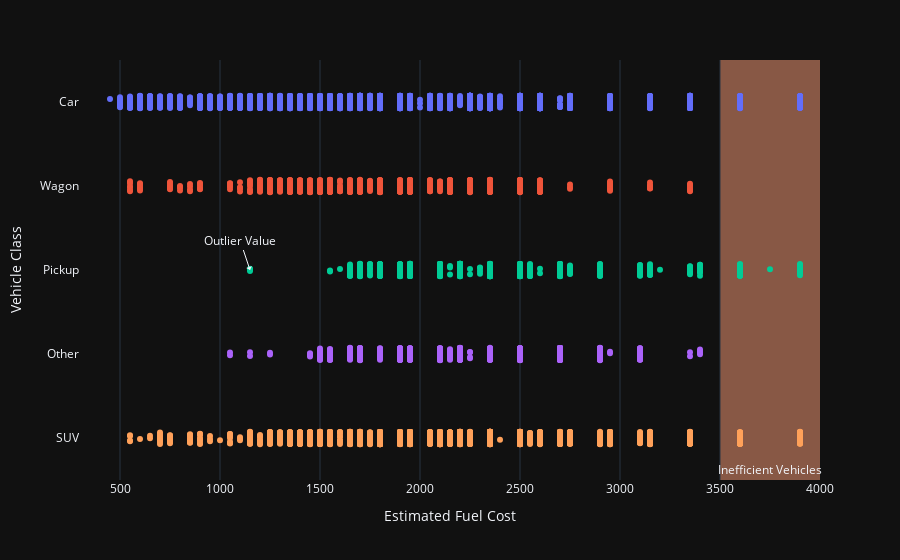

Source (notebook cell):
### Code cell
fig=px.strip(df,x="fuelCost08",y="class_summary",color="class_summary",range_x=[300,4000])
fig.update_layout(showlegend=False)
fig.update_yaxes(title="Vehicle Class")
fig.update_xaxes(title="Estimated Fuel Cost")
fig.add_annotation(x=1150,y="Pickup",text="Outlier Value",showarrow=True,arrowhead=1)
fig.add_vrect(x0=3500,x1=4000,fillcolor="LightSalmon",
              opacity=0.5,layer="below",line_width=0,
              annotation_text="Inefficient Vehicles",
              annotation_position="bottom",
              )
fig.show()
fig.write_image("customization_example_plotly.svg")

### Figure 1 — Plotly figure (JSON) as saved in the notebook; plotly's stock layout.template omitted (floating-point values rounded to 4 significant figures; data arrays with more than 128 entries replaced by an {"elided": "..."} marker saying what was removed)
{"data": [{"alignmentgroup": "True", "boxpoints": "all", "fillcolor": "rgba(255,255,255,0)", "hoveron": "points", "hovertemplate": "class_summary=%{y}<br>fuelCost08=%{x}<extra></extra>", "legendgroup": "Car", "line": {"color": "rgba(255,255,255,0)"}, "marker": {"color": "#636efa"}, "name": "Car", "offsetgroup": "Car", "orientation": "h", "pointpos": 0, "showlegend": true, "x": {"elided": "13033 int values"}, "x0": " ", "xaxis": "x", "y": {"elided": "13033 str values"}, "y0": " ", "yaxis": "y", "type": "box"}, {"alignmentgroup": "True", "boxpoints": "all", "fillcolor": "rgba(255,255,255,0)", "hoveron": "points", "hovertemplate": "class_summary=%{y}<br>fuelCost08=%{x}<extra></extra>", "legendgroup": "Wagon", "line": {"color": "rgba(255,255,255,0)"}, "marker": {"color": "#EF553B"}, "name": "Wagon", "offsetgroup": "Wagon", "orientation": "h", "pointpos": 0, "showlegend": true, "x": {"elided": "1350 int values"}, "x0": " ", "xaxis": "x", "y": {"elided": "1350 str values"}, "y0": " ", "yaxis": "y", "type": "box"}, {"alignmentgroup": "True", "boxpoints": "all", "fillcolor": "rgba(255,255,255,0)", "hoveron": "points", "hovertemplate": "class_summary=%{y}<br>fuelCost08=%{x}<extra></extra>", "legendgroup": "Pickup", "line": {"color": "rgba(255,255,255,0)"}, "marker": {"color": "#00cc96"}, "name": "Pickup", "offsetgroup": "Pickup", "orientation": "h", "pointpos": 0, "showlegend": true, "x": {"elided": "2463 int values"}, "x0": " ", "xaxis": "x", "y": {"elided": "2463 str values"}, "y0": " ", "yaxis": "y", "type": "box"}, {"alignmentgroup": "True", "boxpoints": "all", "fillcolor": "rgba(255,255,255,0)", "hoveron": "points", "hovertemplate": "class_summary=%{y}<br>fuelCost08=%{x}<extra></extra>", "legendgroup": "Other", "line": {"color": "rgba(255,255,255,0)"}, "marker": {"color": "#ab63fa"}, "name": "Other", "offsetgroup": "Other", "orientation": "h", "pointpos": 0, "showlegend": true, "x": {"elided": "1110 int values"}, "x0": " ", "xaxis": "x", "y": {"elided": "1110 str values"}, "y0": " ", "yaxis": "y", "type": "box"}, {"alignmentgroup": "True", "boxpoints": "all", "fillcolor": "rgba(255,255,255,0)", "hoveron": "points", "hovertemplate": "class_summary=%{y}<br>fuelCost08=%{x}<extra></extra>", "legendgroup": "SUV", "line": {"color": "rgba(255,255,255,0)"}, "marker": {"color": "#FFA15A"}, "name": "SUV", "offsetgroup": "SUV", "orientation": "h", "pointpos": 0, "showlegend": true, "x": {"elided": "6254 int values"}, "x0": " ", "xaxis": "x", "y": {"elided": "6254 str values"}, "y0": " ", "yaxis": "y", "type": "box"}], "layout": {"xaxis": {"anchor": "y", "domain": [0.0, 1.0], "title": {"text": "Estimated Fuel Cost"}, "range": [300, 4000]}, "yaxis": {"anchor": "x", "domain": [0.0, 1.0], "title": {"text": "Vehicle Class"}, "categoryorder": "array", "categoryarray": ["SUV", "Other", "Pickup", "Wagon", "Car"]}, "legend": {"title": {"text": "class_summary"}, "tracegroupgap": 0}, "margin": {"t": 60}, "boxmode": "overlay", "showlegend": false, "annotations": [{"arrowhead": 1, "showarrow": true, "text": "Outlier Value", "x": 1150, "y": "Pickup"}, {"showarrow": false, "text": "Inefficient Vehicles", "x": 3750.0, "xanchor": "center", "xref": "x", "y": 0, "yanchor": "bottom", "yref": "y domain"}], "shapes": [{"fillcolor": "LightSalmon", "layer": "below", "line": {"width": 0}, "opacity": 0.5, "type": "rect", "x0": 3500, "x1": 4000, "xref": "x", "y0": 0, "y1": 1, "yref": "y domain"}]}}
